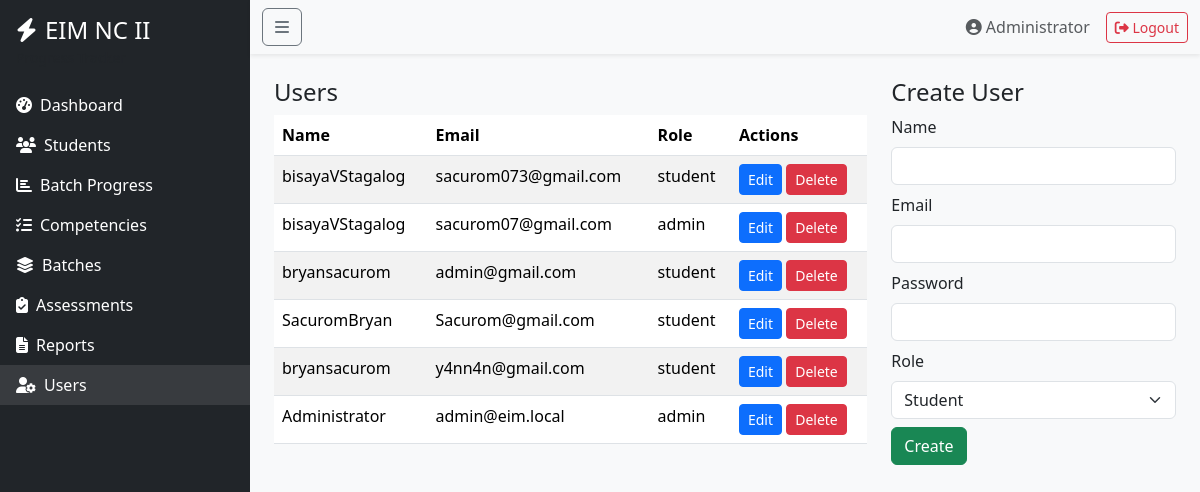
The page /EIM-Student-Tracking-System/TrackingEIM-NC2-Git/admin/users.php (signed in) on the database its author committed.
### tables this page shows
CREATE TABLE `users` (
  `id` int(10) UNSIGNED NOT NULL,
  `name` varchar(100) NOT NULL,
  `email` varchar(255) NOT NULL,
  `password` varchar(255) DEFAULT NULL,
  `role` varchar(20) NOT NULL DEFAULT 'student',
  `oauth_provider` varchar(20) DEFAULT NULL,
  `oauth_id` varchar(255) DEFAULT NULL,
  `avatar_url` varchar(500) DEFAULT NULL,
  `created_at` timestamp NOT NULL DEFAULT current_timestamp(),
  `updated_at` timestamp NULL DEFAULT NULL ON UPDATE current_timestamp()
);

### EIM-Student-Tracking-System/TrackingEIM-NC2-Git/models/UserModel.php (called while the page is built, shortened)
<?php
class UserModel
{
    public static function all()
    {
        $pdo = Database::getConnection();
        $stmt = $pdo->query('SELECT id, name, email, role, created_at FROM users ORDER BY created_at DESC');
        return $stmt->fetchAll();
    }
}

### EIM-Student-Tracking-System/TrackingEIM-NC2-Git/bootstrap.php (called while the page is built, shortened)
<?php
function e(string $s): string { return htmlspecialchars($s, ENT_QUOTES, 'UTF-8'); }

### EIM-Student-Tracking-System/TrackingEIM-NC2-Git/admin/users.php (the view, shortened to what this page needs)
<?php
require_once __DIR__ . '/../bootstrap.php';
require_once __DIR__ . '/../models/UserModel.php';
$users = UserModel::all();
require __DIR__ . '/../views/layouts/header.php';
?>
<div class="row">
  <div class="col-md-8">
    <h4>Users</h4>
    <table class="table table-striped">
      <thead><tr><th>Name</th><th>Email</th><th>Role</th><th>Actions</th></tr></thead>
      <tbody>
        <?php foreach ($users as $u): ?>
          <tr>
            <td><?php echo e($u['name']); ?></td>
            <td><?php echo e($u['email']); ?></td>
            <td><?php echo e($u['role']); ?></td>
            <td>
              <a class="btn btn-sm btn-primary" href="?edit=<?php echo $u['id']; ?>">Edit</a>
              <form style="display:inline" method="post">
                <button class="btn btn-sm btn-danger" onclick="return confirm('Delete user?')">Delete</button>
              </form>
            </td>
          </tr>
        <?php endforeach; ?>
      </tbody>
    </table>
  </div>
  <div class="col-md-4">
    <?php
      $editing = null;
    ?>
    <h4><?php echo $editing ? 'Edit User' : 'Create User'; ?></h4>
    <form method="post">
      <div class="mb-2"><label class="form-label">Name</label><input class="form-control" name="name" value="<?php echo $editing ? e($editing['name']) : ''; ?>" required></div>
      <div class="mb-2"><label class="form-label">Email</label><input class="form-control" name="email" value="<?php echo $editing ? e($editing['email']) : ''; ?>" required></div>
      <?php if (!$editing): ?><div class="mb-2"><label class="form-label">Password</label><input class="form-control" name="password" type="password" required></div><?php endif; ?>
      <div class="mb-2"><label class="form-label">Role</label>
        <select class="form-select" name="role"><option value="student">Student</option><option value="instructor">Instructor</option><option value="admin">Administrator</option></select>
      </div>
      <div><button class="btn btn-success"><?php echo $editing ? 'Update' : 'Create'; ?></button></div>
    </form>
  </div>
</div>
<?php require __DIR__ . '/../views/layouts/footer.php'; ?>

### EIM-Student-Tracking-System/TrackingEIM-NC2-Git/assets/css/style.css (style rules this page uses)
body { padding-bottom: 40px; }

### rows shown on the page
users: name "bisayaVStagalog", email "sacurom073@gmail.com", role "student"
users: name "bisayaVStagalog", email "sacurom07@gmail.com", role "admin"
users: name "bryansacurom", email "admin@gmail.com", role "student"
users: name "SacuromBryan", email "Sacurom@gmail.com", role "student"
users: name "bryansacurom", email "y4nn4n@gmail.com", role "student"
users: name "Administrator", email "admin@eim.local", role "admin"

### other values the page prints
$_SESSION['user']['name'] "Administrator"
